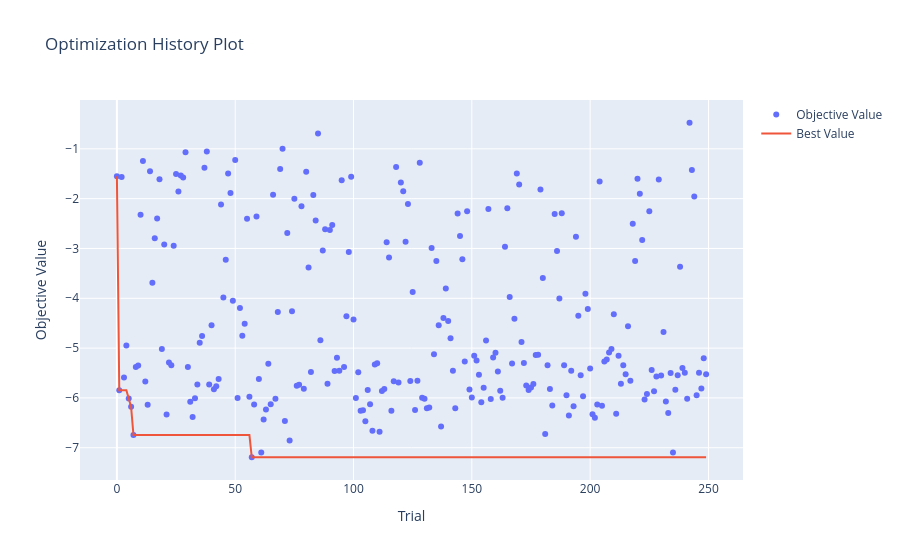
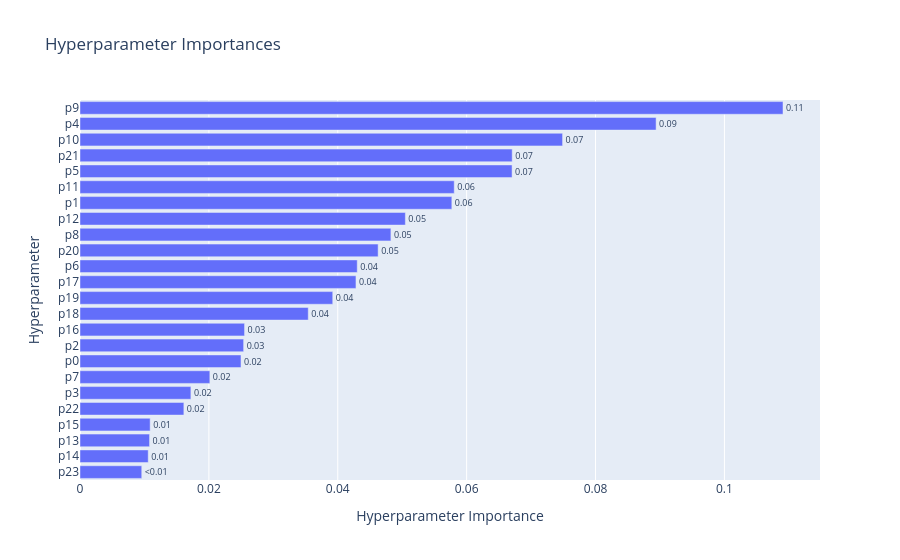
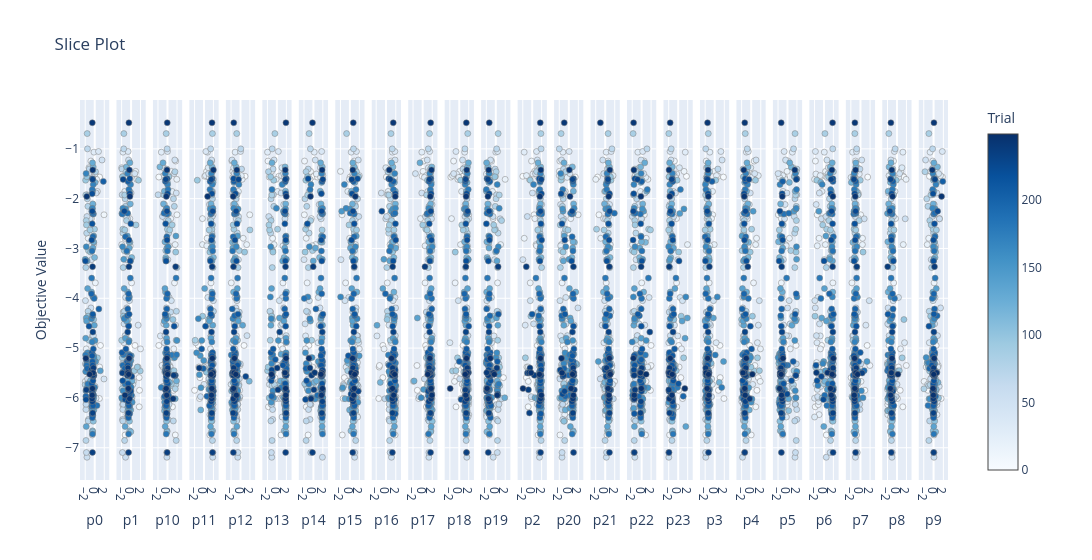

Notebook code for these charts, in order:
### Code cell
import optuna.visualization as vis

vis.plot_optimization_history(study).show()
vis.plot_param_importances(study).show()
vis.plot_slice(study).show()

### Figure 1 — Plotly figure (JSON) as saved in the notebook; plotly's stock layout.template omitted (floating-point values rounded to 4 significant figures; data arrays with more than 128 entries replaced by an {"elided": "..."} marker saying what was removed)
{"data": [{"mode": "markers", "name": "Objective Value", "type": "scatter", "x": {"elided": "250 int values"}, "y": {"elided": "250 float values"}}, {"mode": "lines", "name": "Best Value", "type": "scatter", "x": {"elided": "250 int values"}, "y": {"elided": "250 float values"}}, {"marker": {"color": "#cccccc"}, "mode": "markers", "name": "Infeasible Trial", "showlegend": false, "type": "scatter", "x": [], "y": []}], "layout": {"title": {"text": "Optimization History Plot"}, "xaxis": {"title": {"text": "Trial"}}, "yaxis": {"title": {"text": "Objective Value"}}}}

### Figure 2 — Plotly figure (JSON) as saved in the notebook; plotly's stock layout.template omitted (floating-point values rounded to 4 significant figures)
{"data": [{"cliponaxis": false, "hovertemplate": ["p23 (FloatDistribution): 0.009582654505180276<extra></extra>", "p14 (FloatDistribution): 0.01058577617969498<extra></extra>", "p13 (FloatDistribution): 0.010794531774812759<extra></extra>", "p15 (FloatDistribution): 0.01088810763906687<extra></extra>", "p22 (FloatDistribution): 0.016119326756295967<extra></extra>", "p3 (FloatDistribution): 0.01720810399226504<extra></extra>", "p7 (FloatDistribution): 0.020149764184083256<extra></extra>", "p0 (FloatDistribution): 0.024981791203886324<extra></extra>", "p2 (FloatDistribution): 0.025391710270435998<extra></extra>", "p16 (FloatDistribution): 0.025535854566216428<extra></extra>", "p18 (FloatDistribution): 0.03541952418579731<extra></extra>", "p19 (FloatDistribution): 0.03922060970414235<extra></extra>", "p17 (FloatDistribution): 0.04282555086307182<extra></extra>", "p6 (FloatDistribution): 0.04302188434530749<extra></extra>", "p20 (FloatDistribution): 0.0462634337188328<extra></extra>", "p8 (FloatDistribution): 0.048245037474768895<extra></extra>", "p12 (FloatDistribution): 0.05049082943228369<extra></extra>", "p1 (FloatDistribution): 0.0577023209018493<extra></extra>", "p11 (FloatDistribution): 0.05807495481823287<extra></extra>", "p5 (FloatDistribution): 0.06704994189510019<extra></extra>", "p21 (FloatDistribution): 0.06706962342976837<extra></extra>", "p10 (FloatDistribution): 0.07488688157313521<extra></extra>", "p4 (FloatDistribution): 0.08939964353545946<extra></extra>", "p9 (FloatDistribution): 0.10909214305031212<extra></extra>"], "name": "Objective Value", "orientation": "h", "text": ["<0.01", "0.01", "0.01", "0.01", "0.02", "0.02", "0.02", "0.02", "0.03", "0.03", "0.04", "0.04", "0.04", "0.04", "0.05", "0.05", "0.05", "0.06", "0.06", "0.07", "0.07", "0.07", "0.09", "0.11"], "textposition": "outside", "type": "bar", "x": [0.009583, 0.01059, 0.01079, 0.01089, 0.01612, 0.01721, 0.02015, 0.02498, 0.02539, 0.02554, 0.03542, 0.03922, 0.04283, 0.04302, 0.04626, 0.04825, 0.05049, 0.0577, 0.05807, 0.06705, 0.06707, 0.07489, 0.0894, 0.1091], "y": ["p23", "p14", "p13", "p15", "p22", "p3", "p7", "p0", "p2", "p16", "p18", "p19", "p17", "p6", "p20", "p8", "p12", "p1", "p11", "p5", "p21", "p10", "p4", "p9"]}], "layout": {"title": {"text": "Hyperparameter Importances"}, "xaxis": {"title": {"text": "Hyperparameter Importance"}}, "yaxis": {"title": {"text": "Hyperparameter"}}}}

### Figure 3 — Plotly figure (JSON) as saved in the notebook; plotly's stock layout.template omitted (floating-point values rounded to 4 significant figures; data arrays with more than 128 entries replaced by an {"elided": "..."} marker saying what was removed)
{"data": [{"marker": {"color": {"elided": "250 int values"}, "colorbar": {"title": {"text": "Trial"}, "x": 1, "xpad": 40}, "colorscale": [[0, "rgb(247,251,255)"], [0.125, "rgb(222,235,247)"], [0.25, "rgb(198,219,239)"], [0.375, "rgb(158,202,225)"], [0.5, "rgb(107,174,214)"], [0.625, "rgb(66,146,198)"], [0.75, "rgb(33,113,181)"], [0.875, "rgb(8,81,156)"], [1, "rgb(8,48,107)"]], "line": {"color": "Grey", "width": 0.5}, "showscale": true}, "mode": "markers", "name": "Feasible Trial", "showlegend": false, "type": "scatter", "x": {"elided": "250 float values"}, "xaxis": "x", "y": {"elided": "250 float values"}, "yaxis": "y"}, {"marker": {"color": {"elided": "250 int values"}, "colorbar": {"title": {"text": "Trial"}, "x": 1, "xpad": 40}, "colorscale": [[0, "rgb(247,251,255)"], [0.125, "rgb(222,235,247)"], [0.25, "rgb(198,219,239)"], [0.375, "rgb(158,202,225)"], [0.5, "rgb(107,174,214)"], [0.625, "rgb(66,146,198)"], [0.75, "rgb(33,113,181)"], [0.875, "rgb(8,81,156)"], [1, "rgb(8,48,107)"]], "line": {"color": "Grey", "width": 0.5}, "showscale": false}, "mode": "markers", "name": "Feasible Trial", "showlegend": false, "type": "scatter", "x": {"elided": "250 float values"}, "xaxis": "x2", "y": {"elided": "250 float values"}, "yaxis": "y2"}, {"marker": {"color": {"elided": "250 int values"}, "colorbar": {"title": {"text": "Trial"}, "x": 1, "xpad": 40}, "colorscale": [[0, "rgb(247,251,255)"], [0.125, "rgb(222,235,247)"], [0.25, "rgb(198,219,239)"], [0.375, "rgb(158,202,225)"], [0.5, "rgb(107,174,214)"], [0.625, "rgb(66,146,198)"], [0.75, "rgb(33,113,181)"], [0.875, "rgb(8,81,156)"], [1, "rgb(8,48,107)"]], "line": {"color": "Grey", "width": 0.5}, "showscale": false}, "mode": "markers", "name": "Feasible Trial", "showlegend": false, "type": "scatter", "x": {"elided": "250 float values"}, "xaxis": "x3", "y": {"elided": "250 float values"}, "yaxis": "y3"}, {"marker": {"color": {"elided": "250 int values"}, "colorbar": {"title": {"text": "Trial"}, "x": 1, "xpad": 40}, "colorscale": [[0, "rgb(247,251,255)"], [0.125, "rgb(222,235,247)"], [0.25, "rgb(198,219,239)"], [0.375, "rgb(158,202,225)"], [0.5, "rgb(107,174,214)"], [0.625, "rgb(66,146,198)"], [0.75, "rgb(33,113,181)"], [0.875, "rgb(8,81,156)"], [1, "rgb(8,48,107)"]], "line": {"color": "Grey", "width": 0.5}, "showscale": false}, "mode": "markers", "name": "Feasible Trial", "showlegend": false, "type": "scatter", "x": {"elided": "250 float values"}, "xaxis": "x4", "y": {"elided": "250 float values"}, "yaxis": "y4"}, {"marker": {"color": {"elided": "250 int values"}, "colorbar": {"title": {"text": "Trial"}, "x": 1, "xpad": 40}, "colorscale": [[0, "rgb(247,251,255)"], [0.125, "rgb(222,235,247)"], [0.25, "rgb(198,219,239)"], [0.375, "rgb(158,202,225)"], [0.5, "rgb(107,174,214)"], [0.625, "rgb(66,146,198)"], [0.75, "rgb(33,113,181)"], [0.875, "rgb(8,81,156)"], [1, "rgb(8,48,107)"]], "line": {"color": "Grey", "width": 0.5}, "showscale": false}, "mode": "markers", "name": "Feasible Trial", "showlegend": false, "type": "scatter", "x": {"elided": "250 float values"}, "xaxis": "x5", "y": {"elided": "250 float values"}, "yaxis": "y5"}, {"marker": {"color": {"elided": "250 int values"}, "colorbar": {"title": {"text": "Trial"}, "x": 1, "xpad": 40}, "colorscale": [[0, "rgb(247,251,255)"], [0.125, "rgb(222,235,247)"], [0.25, "rgb(198,219,239)"], [0.375, "rgb(158,202,225)"], [0.5, "rgb(107,174,214)"], [0.625, "rgb(66,146,198)"], [0.75, "rgb(33,113,181)"], [0.875, "rgb(8,81,156)"], [1, "rgb(8,48,107)"]], "line": {"color": "Grey", "width": 0.5}, "showscale": false}, "mode": "markers", "name": "Feasible Trial", "showlegend": false, "type": "scatter", "x": {"elided": "250 float values"}, "xaxis": "x6", "y": {"elided": "250 float values"}, "yaxis": "y6"}, {"marker": {"color": {"elided": "250 int values"}, "colorbar": {"title": {"text": "Trial"}, "x": 1, "xpad": 40}, "colorscale": [[0, "rgb(247,251,255)"], [0.125, "rgb(222,235,247)"], [0.25, "rgb(198,219,239)"], [0.375, "rgb(158,202,225)"], [0.5, "rgb(107,174,214)"], [0.625, "rgb(66,146,198)"], [0.75, "rgb(33,113,181)"], [0.875, "rgb(8,81,156)"], [1, "rgb(8,48,107)"]], "line": {"color": "Grey", "width": 0.5}, "showscale": false}, "mode": "markers", "name": "Feasible Trial", "showlegend": false, "type": "scatter", "x": {"elided": "250 float values"}, "xaxis": "x7", "y": {"elided": "250 float values"}, "yaxis": "y7"}, {"marker": {"color": {"elided": "250 int values"}, "colorbar": {"title": {"text": "Trial"}, "x": 1, "xpad": 40}, "colorscale": [[0, "rgb(247,251,255)"], [0.125, "rgb(222,235,247)"], [0.25, "rgb(198,219,239)"], [0.375, "rgb(158,202,225)"], [0.5, "rgb(107,174,214)"], [0.625, "rgb(66,146,198)"], [0.75, "rgb(33,113,181)"], [0.875, "rgb(8,81,156)"], [1, "rgb(8,48,107)"]], "line": {"color": "Grey", "width": 0.5}, "showscale": false}, "mode": "markers", "name": "Feasible Trial", "showlegend": false, "type": "scatter", "x": {"elided": "250 float values"}, "xaxis": "x8", "y": {"elided": "250 float values"}, "yaxis": "y8"}, {"marker": {"color": {"elided": "250 int values"}, "colorbar": {"title": {"text": "Trial"}, "x": 1, "xpad": 40}, "colorscale": [[0, "rgb(247,251,255)"], [0.125, "rgb(222,235,247)"], [0.25, "rgb(198,219,239)"], [0.375, "rgb(158,202,225)"], [0.5, "rgb(107,174,214)"], [0.625, "rgb(66,146,198)"], [0.75, "rgb(33,113,181)"], [0.875, "rgb(8,81,156)"], [1, "rgb(8,48,107)"]], "line": {"color": "Grey", "width": 0.5}, "showscale": false}, "mode": "markers", "name": "Feasible Trial", "showlegend": false, "type": "scatter", "x": {"elided": "250 float values"}, "xaxis": "x9", "y": {"elided": "250 float values"}, "yaxis": "y9"}, {"marker": {"color": {"elided": "250 int values"}, "colorbar": {"title": {"text": "Trial"}, "x": 1, "xpad": 40}, "colorscale": [[0, "rgb(247,251,255)"], [0.125, "rgb(222,235,247)"], [0.25, "rgb(198,219,239)"], [0.375, "rgb(158,202,225)"], [0.5, "rgb(107,174,214)"], [0.625, "rgb(66,146,198)"], [0.75, "rgb(33,113,181)"], [0.875, "rgb(8,81,156)"], [1, "rgb(8,48,107)"]], "line": {"color": "Grey", "width": 0.5}, "showscale": false}, "mode": "markers", "name": "Feasible Trial", "showlegend": false, "type": "scatter", "x": {"elided": "250 float values"}, "xaxis": "x10", "y": {"elided": "250 float values"}, "yaxis": "y10"}, {"marker": {"color": {"elided": "250 int values"}, "colorbar": {"title": {"text": "Trial"}, "x": 1, "xpad": 40}, "colorscale": [[0, "rgb(247,251,255)"], [0.125, "rgb(222,235,247)"], [0.25, "rgb(198,219,239)"], [0.375, "rgb(158,202,225)"], [0.5, "rgb(107,174,214)"], [0.625, "rgb(66,146,198)"], [0.75, "rgb(33,113,181)"], [0.875, "rgb(8,81,156)"], [1, "rgb(8,48,107)"]], "line": {"color": "Grey", "width": 0.5}, "showscale": false}, "mode": "markers", "name": "Feasible Trial", "showlegend": false, "type": "scatter", "x": {"elided": "250 float values"}, "xaxis": "x11", "y": {"elided": "250 float values"}, "yaxis": "y11"}, {"marker": {"color": {"elided": "250 int values"}, "colorbar": {"title": {"text": "Trial"}, "x": 1, "xpad": 40}, "colorscale": [[0, "rgb(247,251,255)"], [0.125, "rgb(222,235,247)"], [0.25, "rgb(198,219,239)"], [0.375, "rgb(158,202,225)"], [0.5, "rgb(107,174,214)"], [0.625, "rgb(66,146,198)"], [0.75, "rgb(33,113,181)"], [0.875, "rgb(8,81,156)"], [1, "rgb(8,48,107)"]], "line": {"color": "Grey", "width": 0.5}, "showscale": false}, "mode": "markers", "name": "Feasible Trial", "showlegend": false, "type": "scatter", "x": {"elided": "250 float values"}, "xaxis": "x12", "y": {"elided": "250 float values"}, "yaxis": "y12"}, {"marker": {"color": {"elided": "250 int values"}, "colorbar": {"title": {"text": "Trial"}, "x": 1, "xpad": 40}, "colorscale": [[0, "rgb(247,251,255)"], [0.125, "rgb(222,235,247)"], [0.25, "rgb(198,219,239)"], [0.375, "rgb(158,202,225)"], [0.5, "rgb(107,174,214)"], [0.625, "rgb(66,146,198)"], [0.75, "rgb(33,113,181)"], [0.875, "rgb(8,81,156)"], [1, "rgb(8,48,107)"]], "line": {"color": "Grey", "width": 0.5}, "showscale": false}, "mode": "markers", "name": "Feasible Trial", "showlegend": false, "type": "scatter", "x": {"elided": "250 float values"}, "xaxis": "x13", "y": {"elided": "250 float values"}, "yaxis": "y13"}, {"marker": {"color": {"elided": "250 int values"}, "colorbar": {"title": {"text": "Trial"}, "x": 1, "xpad": 40}, "colorscale": [[0, "rgb(247,251,255)"], [0.125, "rgb(222,235,247)"], [0.25, "rgb(198,219,239)"], [0.375, "rgb(158,202,225)"], [0.5, "rgb(107,174,214)"], [0.625, "rgb(66,146,198)"], [0.75, "rgb(33,113,181)"], [0.875, "rgb(8,81,156)"], [1, "rgb(8,48,107)"]], "line": {"color": "Grey", "width": 0.5}, "showscale": false}, "mode": "markers", "name": "Feasible Trial", "showlegend": false, "type": "scatter", "x": {"elided": "250 float values"}, "xaxis": "x14", "y": {"elided": "250 float values"}, "yaxis": "y14"}, {"marker": {"color": {"elided": "250 int values"}, "colorbar": {"title": {"text": "Trial"}, "x": 1, "xpad": 40}, "colorscale": [[0, "rgb(247,251,255)"], [0.125, "rgb(222,235,247)"], [0.25, "rgb(198,219,239)"], [0.375, "rgb(158,202,225)"], [0.5, "rgb(107,174,214)"], [0.625, "rgb(66,146,198)"], [0.75, "rgb(33,113,181)"], [0.875, "rgb(8,81,156)"], [1, "rgb(8,48,107)"]], "line": {"color": "Grey", "width": 0.5}, "showscale": false}, "mode": "markers", "name": "Feasible Trial", "showlegend": false, "type": "scatter", "x": {"elided": "250 float values"}, "xaxis": "x15", "y": {"elided": "250 float values"}, "yaxis": "y15"}, {"marker": {"color": {"elided": "250 int values"}, "colorbar": {"title": {"text": "Trial"}, "x": 1, "xpad": 40}, "colorscale": [[0, "rgb(247,251,255)"], [0.125, "rgb(222,235,247)"], [0.25, "rgb(198,219,239)"], [0.375, "rgb(158,202,225)"], [0.5, "rgb(107,174,214)"], [0.625, "rgb(66,146,198)"], [0.75, "rgb(33,113,181)"], [0.875, "rgb(8,81,156)"], [1, "rgb(8,48,107)"]], "line": {"color": "Grey", "width": 0.5}, "showscale": false}, "mode": "markers", "name": "Feasible Trial", "showlegend": false, "type": "scatter", "x": {"elided": "250 float values"}, "xaxis": "x16", "y": {"elided": "250 float values"}, "yaxis": "y16"}, {"marker": {"color": {"elided": "250 int values"}, "colorbar": {"title": {"text": "Trial"}, "x": 1, "xpad": 40}, "colorscale": [[0, "rgb(247,251,255)"], [0.125, "rgb(222,235,247)"], [0.25, "rgb(198,219,239)"], [0.375, "rgb(158,202,225)"], [0.5, "rgb(107,174,214)"], [0.625, "rgb(66,146,198)"], [0.75, "rgb(33,113,181)"], [0.875, "rgb(8,81,156)"], [1, "rgb(8,48,107)"]], "line": {"color": "Grey", "width": 0.5}, "showscale": false}, "mode": "markers", "name": "Feasible Trial", "showlegend": false, "type": "scatter", "x": {"elided": "250 float values"}, "xaxis": "x17", "y": {"elided": "250 float values"}, "yaxis": "y17"}, {"marker": {"color": {"elided": "250 int values"}, "colorbar": {"title": {"text": "Trial"}, "x": 1, "xpad": 40}, "colorscale": [[0, "rgb(247,251,255)"], [0.125, "rgb(222,235,247)"], [0.25, "rgb(198,219,239)"], [0.375, "rgb(158,202,225)"], [0.5, "rgb(107,174,214)"], [0.625, "rgb(66,146,198)"], [0.75, "rgb(33,113,181)"], [0.875, "rgb(8,81,156)"], [1, "rgb(8,48,107)"]], "line": {"color": "Grey", "width": 0.5}, "showscale": false}, "mode": "markers", "name": "Feasible Trial", "showlegend": false, "type": "scatter", "x": {"elided": "250 float values"}, "xaxis": "x18", "y": {"elided": "250 float values"}, "yaxis": "y18"}, {"marker": {"color": {"elided": "250 int values"}, "colorbar": {"title": {"text": "Trial"}, "x": 1, "xpad": 40}, "colorscale": [[0, "rgb(247,251,255)"], [0.125, "rgb(222,235,247)"], [0.25, "rgb(198,219,239)"], [0.375, "rgb(158,202,225)"], [0.5, "rgb(107,174,214)"], [0.625, "rgb(66,146,198)"], [0.75, "rgb(33,113,181)"], [0.875, "rgb(8,81,156)"], [1, "rgb(8,48,107)"]], "line": {"color": "Grey", "width": 0.5}, "showscale": false}, "mode": "markers", "name": "Feasible Trial", "showlegend": false, "type": "scatter", "x": {"elided": "250 float values"}, "xaxis": "x19", "y": {"elided": "250 float values"}, "yaxis": "y19"}, {"marker": {"color": {"elided": "250 int values"}, "colorbar": {"title": {"text": "Trial"}, "x": 1, "xpad": 40}, "colorscale": [[0, "rgb(247,251,255)"], [0.125, "rgb(222,235,247)"], [0.25, "rgb(198,219,239)"], [0.375, "rgb(158,202,225)"], [0.5, "rgb(107,174,214)"], [0.625, "rgb(66,146,198)"], [0.75, "rgb(33,113,181)"], [0.875, "rgb(8,81,156)"], [1, "rgb(8,48,107)"]], "line": {"color": "Grey", "width": 0.5}, "showscale": false}, "mode": "markers", "name": "Feasible Trial", "showlegend": false, "type": "scatter", "x": {"elided": "250 float values"}, "xaxis": "x20", "y": {"elided": "250 float values"}, "yaxis": "y20"}, {"marker": {"color": {"elided": "250 int values"}, "colorbar": {"title": {"text": "Trial"}, "x": 1, "xpad": 40}, "colorscale": [[0, "rgb(247,251,255)"], [0.125, "rgb(222,235,247)"], [0.25, "rgb(198,219,239)"], [0.375, "rgb(158,202,225)"], [0.5, "rgb(107,174,214)"], [0.625, "rgb(66,146,198)"], [0.75, "rgb(33,113,181)"], [0.875, "rgb(8,81,156)"], [1, "rgb(8,48,107)"]], "line": {"color": "Grey", "width": 0.5}, "showscale": false}, "mode": "markers", "name": "Feasible Trial", "showlegend": false, "type": "scatter", "x": {"elided": "250 float values"}, "xaxis": "x21", "y": {"elided": "250 float values"}, "yaxis": "y21"}, {"marker": {"color": {"elided": "250 int values"}, "colorbar": {"title": {"text": "Trial"}, "x": 1, "xpad": 40}, "colorscale": [[0, "rgb(247,251,255)"], [0.125, "rgb(222,235,247)"], [0.25, "rgb(198,219,239)"], [0.375, "rgb(158,202,225)"], [0.5, "rgb(107,174,214)"], [0.625, "rgb(66,146,198)"], [0.75, "rgb(33,113,181)"], [0.875, "rgb(8,81,156)"], [1, "rgb(8,48,107)"]], "line": {"color": "Grey", "width": 0.5}, "showscale": false}, "mode": "markers", "name": "Feasible Trial", "showlegend": false, "type": "scatter", "x": {"elided": "250 float values"}, "xaxis": "x22", "y": {"elided": "250 float values"}, "yaxis": "y22"}, {"marker": {"color": {"elided": "250 int values"}, "colorbar": {"title": {"text": "Trial"}, "x": 1, "xpad": 40}, "colorscale": [[0, "rgb(247,251,255)"], [0.125, "rgb(222,235,247)"], [0.25, "rgb(198,219,239)"], [0.375, "rgb(158,202,225)"], [0.5, "rgb(107,174,214)"], [0.625, "rgb(66,146,198)"], [0.75, "rgb(33,113,181)"], [0.875, "rgb(8,81,156)"], [1, "rgb(8,48,107)"]], "line": {"color": "Grey", "width": 0.5}, "showscale": false}, "mode": "markers", "name": "Feasible Trial", "showlegend": false, "type": "scatter", "x": {"elided": "250 float values"}, "xaxis": "x23", "y": {"elided": "250 float values"}, "yaxis": "y23"}, {"marker": {"color": {"elided": "250 int values"}, "colorbar": {"title": {"text": "Trial"}, "x": 1, "xpad": 40}, "colorscale": [[0, "rgb(247,251,255)"], [0.125, "rgb(222,235,247)"], [0.25, "rgb(198,219,239)"], [0.375, "rgb(158,202,225)"], [0.5, "rgb(107,174,214)"], [0.625, "rgb(66,146,198)"], [0.75, "rgb(33,113,181)"], [0.875, "rgb(8,81,156)"], [1, "rgb(8,48,107)"]], "line": {"color": "Grey", "width": 0.5}, "showscale": false}, "mode": "markers", "name": "Feasible Trial", "showlegend": false, "type": "scatter", "x": {"elided": "250 float values"}, "xaxis": "x24", "y": {"elided": "250 float values"}, "yaxis": "y24"}], "layout": {"title": {"text": "Slice Plot"}, "width": 7200, "xaxis": {"anchor": "y", "domain": [0, 0.03368], "title": {"text": "p0"}}, "xaxis10": {"anchor": "y10", "domain": [0.3781, 0.4118], "title": {"text": "p17"}}, "xaxis11": {"anchor": "y11", "domain": [0.4201, 0.4538], "title": {"text": "p18"}}, "xaxis12": {"anchor": "y12", "domain": [0.4622, 0.4958], "title": {"text": "p19"}}, "xaxis13": {"anchor": "y13", "domain": [0.5042, 0.5378], "title": {"text": "p2"}}, "xaxis14": {"anchor": "y14", "domain": [0.5462, 0.5799], "title": {"text": "p20"}}, "xaxis15": {"anchor": "y15", "domain": [0.5882, 0.6219], "title": {"text": "p21"}}, "xaxis16": {"anchor": "y16", "domain": [0.6302, 0.6639], "title": {"text": "p22"}}, "xaxis17": {"anchor": "y17", "domain": [0.6722, 0.7059], "title": {"text": "p23"}}, "xaxis18": {"anchor": "y18", "domain": [0.7142, 0.7479], "title": {"text": "p3"}}, "xaxis19": {"anchor": "y19", "domain": [0.7562, 0.7899], "title": {"text": "p4"}}, "xaxis2": {"anchor": "y2", "domain": [0.04201, 0.07569], "title": {"text": "p1"}}, "xaxis20": {"anchor": "y20", "domain": [0.7983, 0.8319], "title": {"text": "p5"}}, "xaxis21": {"anchor": "y21", "domain": [0.8403, 0.874], "title": {"text": "p6"}}, "xaxis22": {"anchor": "y22", "domain": [0.8823, 0.916], "title": {"text": "p7"}}, "xaxis23": {"anchor": "y23", "domain": [0.9243, 0.958], "title": {"text": "p8"}}, "xaxis24": {"anchor": "y24", "domain": [0.9663, 1], "title": {"text": "p9"}}, "xaxis3": {"anchor": "y3", "domain": [0.08403, 0.1177], "title": {"text": "p10"}}, "xaxis4": {"anchor": "y4", "domain": [0.126, 0.1597], "title": {"text": "p11"}}, "xaxis5": {"anchor": "y5", "domain": [0.1681, 0.2017], "title": {"text": "p12"}}, "xaxis6": {"anchor": "y6", "domain": [0.2101, 0.2437], "title": {"text": "p13"}}, "xaxis7": {"anchor": "y7", "domain": [0.2521, 0.2858], "title": {"text": "p14"}}, "xaxis8": {"anchor": "y8", "domain": [0.2941, 0.3278], "title": {"text": "p15"}}, "xaxis9": {"anchor": "y9", "domain": [0.3361, 0.3698], "title": {"text": "p16"}}, "yaxis": {"anchor": "x", "domain": [0, 1], "title": {"text": "Objective Value"}}, "yaxis10": {"anchor": "x10", "domain": [0, 1], "matches": "y", "showticklabels": false}, "yaxis11": {"anchor": "x11", "domain": [0, 1], "matches": "y", "showticklabels": false}, "yaxis12": {"anchor": "x12", "domain": [0, 1], "matches": "y", "showticklabels": false}, "yaxis13": {"anchor": "x13", "domain": [0, 1], "matches": "y", "showticklabels": false}, "yaxis14": {"anchor": "x14", "domain": [0, 1], "matches": "y", "showticklabels": false}, "yaxis15": {"anchor": "x15", "domain": [0, 1], "matches": "y", "showticklabels": false}, "yaxis16": {"anchor": "x16", "domain": [0, 1], "matches": "y", "showticklabels": false}, "yaxis17": {"anchor": "x17", "domain": [0, 1], "matches": "y", "showticklabels": false}, "yaxis18": {"anchor": "x18", "domain": [0, 1], "matches": "y", "showticklabels": false}, "yaxis19": {"anchor": "x19", "domain": [0, 1], "matches": "y", "showticklabels": false}, "yaxis2": {"anchor": "x2", "domain": [0, 1], "matches": "y", "showticklabels": false}, "yaxis20": {"anchor": "x20", "domain": [0, 1], "matches": "y", "showticklabels": false}, "yaxis21": {"anchor": "x21", "domain": [0, 1], "matches": "y", "showticklabels": false}, "yaxis22": {"anchor": "x22", "domain": [0, 1], "matches": "y", "showticklabels": false}, "yaxis23": {"anchor": "x23", "domain": [0, 1], "matches": "y", "showticklabels": false}, "yaxis24": {"anchor": "x24", "domain": [0, 1], "matches": "y", "showticklabels": false}, "yaxis3": {"anchor": "x3", "domain": [0, 1], "matches": "y", "showticklabels": false}, "yaxis4": {"anchor": "x4", "domain": [0, 1], "matches": "y", "showticklabels": false}, "yaxis5": {"anchor": "x5", "domain": [0, 1], "matches": "y", "showticklabels": false}, "yaxis6": {"anchor": "x6", "domain": [0, 1], "matches": "y", "showticklabels": false}, "yaxis7": {"anchor": "x7", "domain": [0, 1], "matches": "y", "showticklabels": false}, "yaxis8": {"anchor": "x8", "domain": [0, 1], "matches": "y", "showticklabels": false}, "yaxis9": {"anchor": "x9", "domain": [0, 1], "matches": "y", "showticklabels": false}}}
